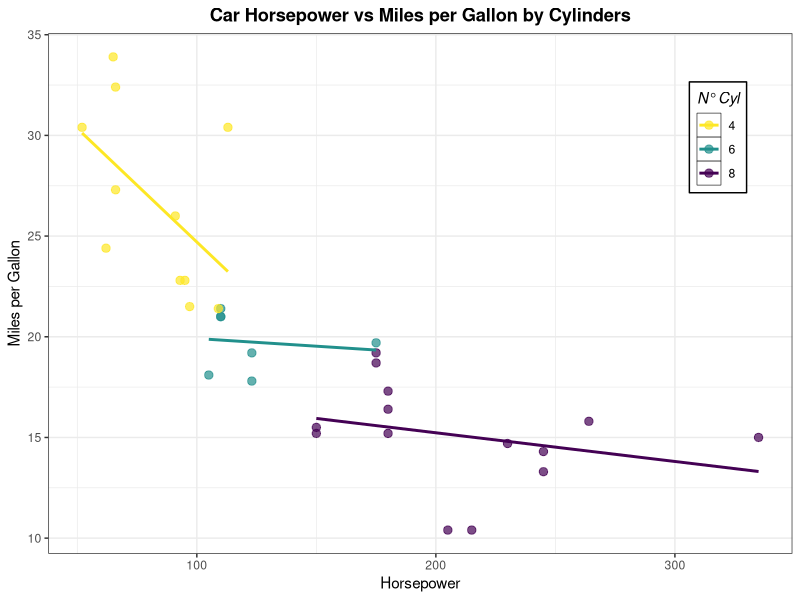

Here is the R script that generated this plot:
# =========================================================
# Exercise 10 – Combining Multiple Improvements
# Dataset: mtcars
#
# Visual idea:
# A "publication-style" scatter plot combining:
# - groups
# - regression lines
# - clean theme
# - good color choices
#
# Sketch:
# - Points colored by cyl
# - One regression line per group
# - Clean legend
# - Balanced layout
#
# Tasks:
# 1. Create a scatter plot of hp vs mpg.
# 2. Convert cyl to factor and color points by cyl.
# 3. Add regression lines per group (no CI).
# 4. Use a nice color palette (manual or viridis).
# 5. Improve theme (title centered, readable text, legend clean).
# =========================================================

library(tidyverse)
library(viridis)

view(mtcars)

mtcars %>%
  mutate(cyl = factor(cyl)) %>%
  ggplot(aes(hp, mpg, color=cyl))+
  geom_point(size=2.5, alpha = 0.7)+
  geom_smooth(aes(group = cyl), 
              linewidth = 1,
              method = "lm", 
              se = FALSE)+
  scale_color_viridis(discrete = TRUE, direction = -1)+
  labs(title="Car Horsepower vs Miles per Gallon by Cylinders",
       x="Horsepower",
       y="Miles per Gallon",
       color="N° Cyl")+
  theme_bw()+
  theme(plot.title = 
          element_text(hjust=0.5,
                       face="bold"),
        legend.background=
          element_rect(fill="white",
                       color="black",
                       linewidth = 0.5),
        legend.key = 
          element_rect(fill="white",
                       color = "black",
                       linewidth = 0.2),
        legend.title = 
          element_text(face="italic"),
        legend.position=c(0.9, 0.8))
